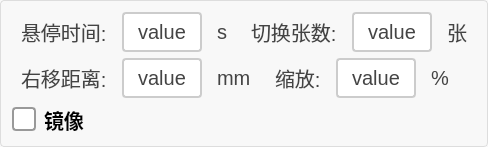
      <widget class="QGroupBox" name="groupBox">
       <property name="styleSheet">
        <string notr="true">QGroupBox {
    border: 1px solid #DDD;
    border-radius: 4px;
    font: bold 14px;
    color: #666;
    background-color: #F8F8F8;
}

QGroupBox::title {
    subcontrol-origin: margin;
    subcontrol-position: top left;
    left: 10px;
    padding: 0 5px;
}</string>
       </property>
       <property name="title">
        <string/>
       </property>
       <layout class="QGridLayout" name="gridLayout_3">
        <item row="0" column="0">
         <layout class="QVBoxLayout" name="verticalLayout_3" stretch="1,1,1">
          <item>
           <layout class="QHBoxLayout" name="horizontalLayout_4">
            <item>
             <layout class="QHBoxLayout" name="horizontalLayout_2">
              <item>
               <widget class="QLabel" name="lb_xiangjiguangdianpingbishijian_15">
                <property name="styleSheet">
                 <string notr="true">/* 基础标签样式 */
QLabel {
    color: #444444;          /* 主文字色 */
    font-size: 20px;         /* 标准字号 */
    background: transparent; /* 透明背景 */
    padding: 2px 4px;        /* 基础内边距 */
}

/* 标题样式 */
QLabel.title {
    font-size: 16px;
    font-weight: 600;
    color: #333333;
    border-bottom: 1px solid #DDDDDD; /* 下划线装饰 */
    padding-bottom: 4px;
}

/* 副标题/次要文本 */
QLabel.subtitle {
    color: #666666;
    font-size: 13px;
    font-style: italic;
}

/* 强调文本 */
QLabel.emphasis {
    color: #333333;
    font-weight: 500;
    background-color: #F5F5F5;
    border-radius: 3px;
    padding: 4px 8px;
}

/* 状态标签（成功/警告/错误） */
QLabel[state=&quot;success&quot;] {
    color: #228B22;          /* 森林绿 */
    border-left: 3px solid #228B22;
    padding-left: 8px;
}

QLabel[state=&quot;warning&quot;] {
    color: #FF8C00;          /* 暗橙 */
    border-left: 3px solid #FF8C00;
    padding-left: 8px;
}

QLabel[state=&quot;error&quot;] {
    color: #B22222;          /* 砖红 */
    border-left: 3px solid #B22222;
    padding-left: 8px;
}

/* 数据展示标签 */
QLabel.data {
    color: #2F4F4F;          /* 深石板灰 */
    font-family: monospace;
    border: 1px solid #E0E0E0;
    background-color: #FFFFFF;
    padding: 6px 12px;
    border-radius: 4px;
}

/* 禁用状态 */
QLabel:disabled {
    color: #AAAAAA;
    background-color: transparent;
}

/* 链接样式（伪链接效果） */
QLabel.link {
    color: #4682B4;          /* 钢蓝 */
    text-decoration: underline;
    border-bottom: 1px dotted #4682B4;
}

/* 图标标签 */
QLabel.icon {
    qproperty-alignment: AlignCenter;
    border: 1px solid #E0E0E0;
    border-radius: 4px;
    background-color: #FFFFFF;
    padding: 12px;
}</string>
                </property>
                <property name="text">
                 <string>悬停时间:</string>
                </property>
               </widget>
              </item>
              <item>
               <widget class="QPushButton" name="btn_xuantingshijian">
                <property name="sizePolicy">
                 <sizepolicy hsizetype="Minimum" vsizetype="Minimum">
                  <horstretch>0</horstretch>
                  <verstretch>0</verstretch>
                 </sizepolicy>
                </property>
                <property name="styleSheet">
                 <string notr="true">QPushButton {
    padding: 6px 14px;
    border: 2px solid #CCC;
    border-radius: 4px;
    background-color: white;
    color: #444;
	font-size:20px;
}

QPushButton:hover {
    border-color: #999;
    background-color: #F5F5F5;
}

QPushButton:pressed {
    border-color: #777;
    background-color: #EEE;
}</string>
                </property>
                <property name="text">
                 <string>value</string>
                </property>
               </widget>
              </item>
              <item>
               <widget class="QLabel" name="lb_xiangjiguangdianpingbishijian_16">
                <property name="styleSheet">
                 <string notr="true">/* 基础标签样式 */
QLabel {
    color: #444444;          /* 主文字色 */
    font-size: 20px;         /* 标准字号 */
    background: transparent; /* 透明背景 */
    padding: 2px 4px;        /* 基础内边距 */
}

/* 标题样式 */
QLabel.title {
    font-size: 16px;
    font-weight: 600;
    color: #333333;
    border-bottom: 1px solid #DDDDDD; /* 下划线装饰 */
    padding-bottom: 4px;
}

/* 副标题/次要文本 */
QLabel.subtitle {
    color: #666666;
    font-size: 13px;
    font-style: italic;
}

/* 强调文本 */
QLabel.emphasis {
    color: #333333;
    font-weight: 500;
    background-color: #F5F5F5;
    border-radius: 3px;
    padding: 4px 8px;
}

/* 状态标签（成功/警告/错误） */
QLabel[state=&quot;success&quot;] {
    color: #228B22;          /* 森林绿 */
    border-left: 3px solid #228B22;
    padding-left: 8px;
}

QLabel[state=&quot;warning&quot;] {
    color: #FF8C00;          /* 暗橙 */
    border-left: 3px solid #FF8C00;
    padding-left: 8px;
}

QLabel[state=&quot;error&quot;] {
    color: #B22222;          /* 砖红 */
    border-left: 3px solid #B22222;
    padding-left: 8px;
}

/* 数据展示标签 */
QLabel.data {
    color: #2F4F4F;          /* 深石板灰 */
    font-family: monospace;
    border: 1px solid #E0E0E0;
    background-color: #FFFFFF;
    padding: 6px 12px;
    border-radius: 4px;
}

/* 禁用状态 */
QLabel:disabled {
    color: #AAAAAA;
    background-color: transparent;
}

/* 链接样式（伪链接效果） */
QLabel.link {
    color: #4682B4;          /* 钢蓝 */
    text-decoration: underline;
    border-bottom: 1px dotted #4682B4;
}

/* 图标标签 */
QLabel.icon {
    qproperty-alignment: AlignCenter;
    border: 1px solid #E0E0E0;
    border-radius: 4px;
    background-color: #FFFFFF;
    padding: 12px;
}</string>
                </property>
                <property name="text">
                 <string>s</string>
                </property>
               </widget>
              </item>
             </layout>
            </item>
            <item>
             <layout class="QHBoxLayout" name="horizontalLayout_3">
              <item>
               <widget class="QLabel" name="lb_xiangjiguangdianpingbishijian_17">
                <property name="styleSheet">
                 <string notr="true">/* 基础标签样式 */
QLabel {
    color: #444444;          /* 主文字色 */
    font-size: 20px;         /* 标准字号 */
    background: transparent; /* 透明背景 */
    padding: 2px 4px;        /* 基础内边距 */
}

/* 标题样式 */
QLabel.title {
    font-size: 16px;
    font-weight: 600;
    color: #333333;
    border-bottom: 1px solid #DDDDDD; /* 下划线装饰 */
    padding-bottom: 4px;
}

/* 副标题/次要文本 */
QLabel.subtitle {
    color: #666666;
    font-size: 13px;
    font-style: italic;
}

/* 强调文本 */
QLabel.emphasis {
    color: #333333;
    font-weight: 500;
    background-color: #F5F5F5;
    border-radius: 3px;
    padding: 4px 8px;
}

/* 状态标签（成功/警告/错误） */
QLabel[state=&quot;success&quot;] {
    color: #228B22;          /* 森林绿 */
    border-left: 3px solid #228B22;
    padding-left: 8px;
}

QLabel[state=&quot;warning&quot;] {
    color: #FF8C00;          /* 暗橙 */
    border-left: 3px solid #FF8C00;
    padding-left: 8px;
}

QLabel[state=&quot;error&quot;] {
    color: #B22222;          /* 砖红 */
    border-left: 3px solid #B22222;
    padding-left: 8px;
}

/* 数据展示标签 */
QLabel.data {
    color: #2F4F4F;          /* 深石板灰 */
    font-family: monospace;
    border: 1px solid #E0E0E0;
    background-color: #FFFFFF;
    padding: 6px 12px;
    border-radius: 4px;
}

/* 禁用状态 */
QLabel:disabled {
    color: #AAAAAA;
    background-color: transparent;
}

/* 链接样式（伪链接效果） */
QLabel.link {
    color: #4682B4;          /* 钢蓝 */
    text-decoration: underline;
    border-bottom: 1px dotted #4682B4;
}

/* 图标标签 */
QLabel.icon {
    qproperty-alignment: AlignCenter;
    border: 1px solid #E0E0E0;
    border-radius: 4px;
    background-color: #FFFFFF;
    padding: 12px;
}</string>
                </property>
                <property name="text">
                 <string>切换张数:</string>
                </property>
               </widget>
              </item>
              <item>
               <widget class="QPushButton" name="btn_qiehuanzhangshu">
                <property name="sizePolicy">
                 <sizepolicy hsizetype="Minimum" vsizetype="Minimum">
                  <horstretch>0</horstretch>
                  <verstretch>0</verstretch>
                 </sizepolicy>
                </property>
                <property name="styleSheet">
                 <string notr="true">QPushButton {
    padding: 6px 14px;
    border: 2px solid #CCC;
    border-radius: 4px;
    background-color: white;
    color: #444;
	font-size:20px;
}

QPushButton:hover {
    border-color: #999;
    background-color: #F5F5F5;
}

QPushButton:pressed {
    border-color: #777;
    background-color: #EEE;
}</string>
                </property>
                <property name="text">
                 <string>value</string>
                </property>
               </widget>
              </item>
              <item>
               <widget class="QLabel" name="lb_xiangjiguangdianpingbishijian_18">
                <property name="styleSheet">
                 <string notr="true">/* 基础标签样式 */
QLabel {
    color: #444444;          /* 主文字色 */
    font-size: 20px;         /* 标准字号 */
    background: transparent; /* 透明背景 */
    padding: 2px 4px;        /* 基础内边距 */
}

/* 标题样式 */
QLabel.title {
    font-size: 16px;
    font-weight: 600;
    color: #333333;
    border-bottom: 1px solid #DDDDDD; /* 下划线装饰 */
    padding-bottom: 4px;
}

/* 副标题/次要文本 */
QLabel.subtitle {
    color: #666666;
    font-size: 13px;
    font-style: italic;
}

/* 强调文本 */
QLabel.emphasis {
    color: #333333;
    font-weight: 500;
    background-color: #F5F5F5;
    border-radius: 3px;
    padding: 4px 8px;
}

/* 状态标签（成功/警告/错误） */
QLabel[state=&quot;success&quot;] {
    color: #228B22;          /* 森林绿 */
    border-left: 3px solid #228B22;
    padding-left: 8px;
}

QLabel[state=&quot;warning&quot;] {
    color: #FF8C00;          /* 暗橙 */
    border-left: 3px solid #FF8C00;
    padding-left: 8px;
}

QLabel[state=&quot;error&quot;] {
    color: #B22222;          /* 砖红 */
    border-left: 3px solid #B22222;
    padding-left: 8px;
}

/* 数据展示标签 */
QLabel.data {
    color: #2F4F4F;          /* 深石板灰 */
    font-family: monospace;
    border: 1px solid #E0E0E0;
    background-color: #FFFFFF;
    padding: 6px 12px;
    border-radius: 4px;
}

/* 禁用状态 */
QLabel:disabled {
    color: #AAAAAA;
    background-color: transparent;
}

/* 链接样式（伪链接效果） */
QLabel.link {
    color: #4682B4;          /* 钢蓝 */
    text-decoration: underline;
    border-bottom: 1px dotted #4682B4;
}

/* 图标标签 */
QLabel.icon {
    qproperty-alignment: AlignCenter;
    border: 1px solid #E0E0E0;
    border-radius: 4px;
    background-color: #FFFFFF;
    padding: 12px;
}</string>
                </property>
                <property name="text">
                 <string>张</string>
                </property>
               </widget>
              </item>
             </layout>
            </item>
           </layout>
          </item>
          <item>
           <layout class="QHBoxLayout" name="horizontalLayout_5">
            <item>
             <layout class="QHBoxLayout" name="horizontalLayout_6">
              <item>
               <widget class="QLabel" name="lb_xiangjiguangdianpingbishijian_19">
                <property name="styleSheet">
                 <string notr="true">/* 基础标签样式 */
QLabel {
    color: #444444;          /* 主文字色 */
    font-size: 20px;         /* 标准字号 */
    background: transparent; /* 透明背景 */
    padding: 2px 4px;        /* 基础内边距 */
}

/* 标题样式 */
QLabel.title {
    font-size: 16px;
    font-weight: 600;
    color: #333333;
    border-bottom: 1px solid #DDDDDD; /* 下划线装饰 */
    padding-bottom: 4px;
}

/* 副标题/次要文本 */
QLabel.subtitle {
    color: #666666;
    font-size: 13px;
    font-style: italic;
}

/* 强调文本 */
QLabel.emphasis {
    color: #333333;
    font-weight: 500;
    background-color: #F5F5F5;
    border-radius: 3px;
    padding: 4px 8px;
}

/* 状态标签（成功/警告/错误） */
QLabel[state=&quot;success&quot;] {
    color: #228B22;          /* 森林绿 */
    border-left: 3px solid #228B22;
    padding-left: 8px;
}

QLabel[state=&quot;warning&quot;] {
    color: #FF8C00;          /* 暗橙 */
    border-left: 3px solid #FF8C00;
    padding-left: 8px;
}

QLabel[state=&quot;error&quot;] {
    color: #B22222;          /* 砖红 */
    border-left: 3px solid #B22222;
    padding-left: 8px;
}

/* 数据展示标签 */
QLabel.data {
    color: #2F4F4F;          /* 深石板灰 */
    font-family: monospace;
    border: 1px solid #E0E0E0;
    background-color: #FFFFFF;
    padding: 6px 12px;
    border-radius: 4px;
}

/* 禁用状态 */
QLabel:disabled {
    color: #AAAAAA;
    background-color: transparent;
}

/* 链接样式（伪链接效果） */
QLabel.link {
    color: #4682B4;          /* 钢蓝 */
    text-decoration: underline;
    border-bottom: 1px dotted #4682B4;
}

/* 图标标签 */
QLabel.icon {
    qproperty-alignment: AlignCenter;
    border: 1px solid #E0E0E0;
    border-radius: 4px;
    background-color: #FFFFFF;
    padding: 12px;
}</string>
                </property>
                <property name="text">
                 <string>右移距离:</string>
                </property>
               </widget>
              </item>
              <item>
               <widget class="QPushButton" name="btn_youyijuli">
                <property name="sizePolicy">
                 <sizepolicy hsizetype="Minimum" vsizetype="Minimum">
                  <horstretch>0</horstretch>
                  <verstretch>0</verstretch>
                 </sizepolicy>
                </property>
                <property name="styleSheet">
                 <string notr="true">QPushButton {
    padding: 6px 14px;
    border: 2px solid #CCC;
    border-radius: 4px;
    background-color: white;
    color: #444;
	font-size:20px;
}

QPushButton:hover {
    border-color: #999;
    background-color: #F5F5F5;
}

QPushButton:pressed {
    border-color: #777;
    background-color: #EEE;
}</string>
                </property>
                <property name="text">
                 <string>value</string>
                </property>
               </widget>
              </item>
              <item>
               <widget class="QLabel" name="lb_xiangjiguangdianpingbishijian_20">
                <property name="styleSheet">
                 <string notr="true">/* 基础标签样式 */
QLabel {
    color: #444444;          /* 主文字色 */
    font-size: 20px;         /* 标准字号 */
    background: transparent; /* 透明背景 */
    padding: 2px 4px;        /* 基础内边距 */
}

/* 标题样式 */
QLabel.title {
    font-size: 16px;
    font-weight: 600;
    color: #333333;
    border-bottom: 1px solid #DDDDDD; /* 下划线装饰 */
    padding-bottom: 4px;
}

/* 副标题/次要文本 */
QLabel.subtitle {
    color: #666666;
    font-size: 13px;
    font-style: italic;
}

/* 强调文本 */
QLabel.emphasis {
    color: #333333;
    font-weight: 500;
    background-color: #F5F5F5;
    border-radius: 3px;
    padding: 4px 8px;
}

/* 状态标签（成功/警告/错误） */
QLabel[state=&quot;success&quot;] {
    color: #228B22;          /* 森林绿 */
    border-left: 3px solid #228B22;
    padding-left: 8px;
}

QLabel[state=&quot;warning&quot;] {
    color: #FF8C00;          /* 暗橙 */
    border-left: 3px solid #FF8C00;
    padding-left: 8px;
}

QLabel[state=&quot;error&quot;] {
    color: #B22222;          /* 砖红 */
    border-left: 3px solid #B22222;
    padding-left: 8px;
}

/* 数据展示标签 */
QLabel.data {
    color: #2F4F4F;          /* 深石板灰 */
    font-family: monospace;
    border: 1px solid #E0E0E0;
    background-color: #FFFFFF;
    padding: 6px 12px;
    border-radius: 4px;
}

/* 禁用状态 */
QLabel:disabled {
    color: #AAAAAA;
    background-color: transparent;
}

/* 链接样式（伪链接效果） */
QLabel.link {
    color: #4682B4;          /* 钢蓝 */
    text-decoration: underline;
    border-bottom: 1px dotted #4682B4;
}

/* 图标标签 */
QLabel.icon {
    qproperty-alignment: AlignCenter;
    border: 1px solid #E0E0E0;
    border-radius: 4px;
    background-color: #FFFFFF;
    padding: 12px;
}</string>
                </property>
                <property name="text">
                 <string>mm</string>
                </property>
               </widget>
              </item>
             </layout>
            </item>
            <item>
             <layout class="QHBoxLayout" name="horizontalLayout_7">
              <item>
               <widget class="QLabel" name="lb_xiangjiguangdianpingbishijian_21">
                <property name="styleSheet">
                 <string notr="true">/* 基础标签样式 */
QLabel {
    color: #444444;          /* 主文字色 */
    font-size: 20px;         /* 标准字号 */
    background: transparent; /* 透明背景 */
    padding: 2px 4px;        /* 基础内边距 */
}

/* 标题样式 */
QLabel.title {
    font-size: 16px;
    font-weight: 600;
    color: #333333;
    border-bottom: 1px solid #DDDDDD; /* 下划线装饰 */
    padding-bottom: 4px;
}

/* 副标题/次要文本 */
QLabel.subtitle {
    color: #666666;
    font-size: 13px;
    font-style: italic;
}

/* 强调文本 */
QLabel.emphasis {
    color: #333333;
    font-weight: 500;
    background-color: #F5F5F5;
    border-radius: 3px;
    padding: 4px 8px;
}

/* 状态标签（成功/警告/错误） */
QLabel[state=&quot;success&quot;] {
    color: #228B22;          /* 森林绿 */
    border-left: 3px solid #228B22;
    padding-left: 8px;
}

QLabel[state=&quot;warning&quot;] {
    color: #FF8C00;          /* 暗橙 */
    border-left: 3px solid #FF8C00;
    padding-left: 8px;
}

QLabel[state=&quot;error&quot;] {
    color: #B22222;          /* 砖红 */
    border-left: 3px solid #B22222;
    padding-left: 8px;
}

/* 数据展示标签 */
QLabel.data {
    color: #2F4F4F;          /* 深石板灰 */
    font-family: monospace;
    border: 1px solid #E0E0E0;
    background-color: #FFFFFF;
    padding: 6px 12px;
    border-radius: 4px;
}

/* 禁用状态 */
QLabel:disabled {
    color: #AAAAAA;
    background-color: transparent;
}

/* 链接样式（伪链接效果） */
QLabel.link {
    color: #4682B4;          /* 钢蓝 */
    text-decoration: underline;
    border-bottom: 1px dotted #4682B4;
}

/* 图标标签 */
QLabel.icon {
    qproperty-alignment: AlignCenter;
    border: 1px solid #E0E0E0;
    border-radius: 4px;
    background-color: #FFFFFF;
    padding: 12px;
}</string>
                </property>
                <property name="text">
                 <string>缩放:</string>
                </property>
               </widget>
              </item>
              <item>
               <widget class="QPushButton" name="btn_suofang">
                <property name="sizePolicy">
                 <sizepolicy hsizetype="Minimum" vsizetype="Minimum">
                  <horstretch>0</horstretch>
                  <verstretch>0</verstretch>
                 </sizepolicy>
                </property>
                <property name="styleSheet">
                 <string notr="true">QPushButton {
    padding: 6px 14px;
    border: 2px solid #CCC;
    border-radius: 4px;
    background-color: white;
    color: #444;
	font-size:20px;
}

QPushButton:hover {
    border-color: #999;
    background-color: #F5F5F5;
}

QPushButton:pressed {
    border-color: #777;
    background-color: #EEE;
}</string>
                </property>
                <property name="text">
                 <string>value</string>
                </property>
               </widget>
              </item>
              <item>
               <widget class="QLabel" name="lb_xiangjiguangdianpingbishijian_22">
                <property name="styleSheet">
                 <string notr="true">/* 基础标签样式 */
QLabel {
    color: #444444;          /* 主文字色 */
    font-size: 20px;         /* 标准字号 */
    background: transparent; /* 透明背景 */
    padding: 2px 4px;        /* 基础内边距 */
}

/* 标题样式 */
QLabel.title {
    font-size: 16px;
    font-weight: 600;
    color: #333333;
    border-bottom: 1px solid #DDDDDD; /* 下划线装饰 */
    padding-bottom: 4px;
}

/* 副标题/次要文本 */
QLabel.subtitle {
    color: #666666;
    font-size: 13px;
    font-style: italic;
}

/* 强调文本 */
QLabel.emphasis {
    color: #333333;
    font-weight: 500;
    background-color: #F5F5F5;
    border-radius: 3px;
    padding: 4px 8px;
}

/* 状态标签（成功/警告/错误） */
QLabel[state=&quot;success&quot;] {
    color: #228B22;          /* 森林绿 */
    border-left: 3px solid #228B22;
    padding-left: 8px;
}

QLabel[state=&quot;warning&quot;] {
    color: #FF8C00;          /* 暗橙 */
    border-left: 3px solid #FF8C00;
    padding-left: 8px;
}

QLabel[state=&quot;error&quot;] {
    color: #B22222;          /* 砖红 */
    border-left: 3px solid #B22222;
    padding-left: 8px;
}

/* 数据展示标签 */
QLabel.data {
    color: #2F4F4F;          /* 深石板灰 */
    font-family: monospace;
    border: 1px solid #E0E0E0;
    background-color: #FFFFFF;
    padding: 6px 12px;
    border-radius: 4px;
}

/* 禁用状态 */
QLabel:disabled {
    color: #AAAAAA;
    background-color: transparent;
}

/* 链接样式（伪链接效果） */
QLabel.link {
    color: #4682B4;          /* 钢蓝 */
    text-decoration: underline;
    border-bottom: 1px dotted #4682B4;
}

/* 图标标签 */
QLabel.icon {
    qproperty-alignment: AlignCenter;
    border: 1px solid #E0E0E0;
    border-radius: 4px;
    background-color: #FFFFFF;
    padding: 12px;
}</string>
                </property>
                <property name="text">
                 <string>%</string>
                </property>
               </widget>
              </item>
             </layout>
            </item>
           </layout>
          </item>
          <item>
           <layout class="QHBoxLayout" name="horizontalLayout_8">
            <item>
             <widget class="QCheckBox" name="ckb_jiingxiang">
              <property name="styleSheet">
               <string notr="true">QCheckBox {
    spacing: 8px;
    font-size: 20px;
    font-weight: bold;
    color: rgb(0, 0, 0);
}

/* 未选中状态 */
QCheckBox::indicator {
    width: 20px;
    height: 20px;
    border: 2px solid #999;
    border-radius: 4px;      /* 方形圆角，可改成 10px 做更圆润风格 */
    background: #ffffff;
}

/* 悬停效果 */
QCheckBox::indicator:hover {
    border: 2px solid #666;
}

/* 按下效果 */
QCheckBox::indicator:pressed {
    border: 2px solid #1565C0;
    background-color: #E3F2FD;
}

/* 选中状态 */
QCheckBox::indicator:checked {
    border: 2px solid #2196F3;
    background-color: #2196F3;
    image: none; /* 不使用默认勾选图 */
}

/* 选中时绘制“勾”效果（用渐变模拟） */
QCheckBox::indicator:checked {
    background-color: qlineargradient(
        x1:0, y1:0, x2:1, y2:1,
        stop:0 #2196F3,
        stop:1 #1E88E5
    );
}

/* 半选状态（例如父子联动时） */
QCheckBox::indicator:indeterminate {
    border: 2px solid #2196F3;
    background-color: #BBDEFB;
}

/* 禁用状态 */
QCheckBox::indicator:disabled {
    border: 2px solid #ccc;
    background: #eee;
}

QCheckBox:disabled {
    color: #999;
}

/* 选中时文字 */
QCheckBox:checked {
    color: #2196F3;
    font-weight: 500;
}</string>
              </property>
              <property name="text">
               <string>镜像</string>
              </property>
             </widget>
            </item>
            <item>
             <spacer name="horizontalSpacer_2">
              <property name="orientation">
               <enum>Qt::Orientation::Horizontal</enum>
              </property>
              <property name="sizeHint" stdset="0">
               <size>
                <width>40</width>
                <height>20</height>
               </size>
              </property>
             </spacer>
            </item>
           </layout>
          </item>
         </layout>
        </item>
       </layout>
      </widget>
